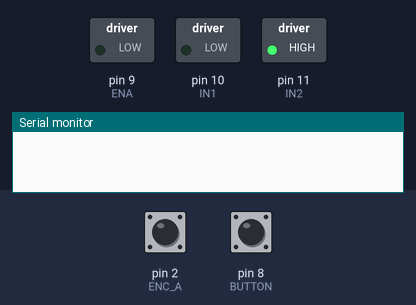
The sketch below on a simulated Arduino Uno, built with avr-gcc and run on an emulated ATmega328P. On the bench: switched loads named in the sketch (green lamp = pin HIGH), the last lines printed to the serial monitor. The test bench sets the inputs (shaded band); at power-on: pin 8 (BUTTON) HIGH, pin 2 (ENC_A) HIGH.

Above: at 1.2 s.
1.3 s: pin 8 (BUTTON) pulled LOW for 0.15 s
At 2.6 s:
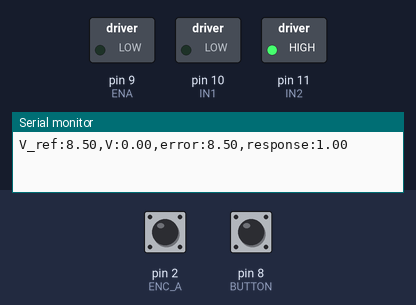
2.9 s: pin 8 (BUTTON) pulled LOW for 3.2 s
At 4.2 s:
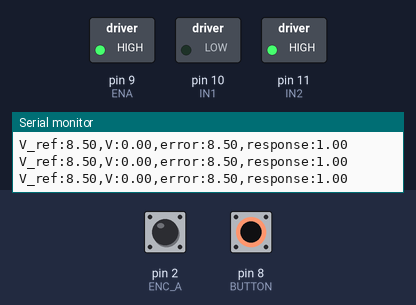
Timing chart, 0 to 7.6 s (numbered marks = the images above; inputs shaded):
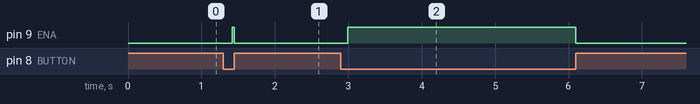

Measured:
- after the input at 1.3 s, pin 9 (ENA): LOW → HIGH after 0.12 s, → LOW 0.03 s later
- after the input at 2.9 s, pin 9 (ENA): LOW → HIGH after 0.09 s, → LOW 3.1 s later

The sketch:

onion_cutter.ino
```cpp
// ME350R Joystick Robot
// Elliott Turner
// Apr, 2023

// pin definitions
#define ENA 9
#define IN1 10
#define IN2 11
#define ENC_A 2
#define ENC_B 3
#define BUTTON 8

// 12 PPR encoder and 1/98 MA -> 1176 PPR
// 1176 * 36/12 = 3528 pulses for complete rotation of *both* outputs
#define PPR 3528
#define OVERSHOOT 0
#define CUT_COUNT 5

#define K_p 50.0
#define K_i 0.0005
#define K_d 0.01
#define V_ref 8.5

float P_error;
float I_error;
float D_error;

unsigned long position; // [encoder pulses]
float velocity; // [encoder pulses per second]
unsigned long last_position;
unsigned long last_time;

void setup() {
    pinMode(ENA, OUTPUT);
    pinMode(IN1, OUTPUT);
    pinMode(IN2, OUTPUT);
    pinMode(ENC_A, INPUT);
    pinMode(ENC_B, INPUT);
    pinMode(BUTTON, INPUT_PULLUP);

    attachInterrupt(digitalPinToInterrupt(ENC_A), encoder_isr, RISING);

    // set motor direction (does not change) and speed to 0
    digitalWrite(IN1, LOW);
    digitalWrite(IN2, HIGH);
    digitalWrite(ENA, LOW);

    position = 0;

    Serial.begin(9600);
}

int counter = 0;
void loop() {
    if (!digitalRead(BUTTON)) {
        if (++counter > 10000) {
          counter = 0;
          // feedback control
          unsigned long current_time = micros();
          float delta_time = (float)current_time - (float)last_time;
          last_time = current_time;
          float delta_position = (float)position - (float)last_position;
          last_position = position;

          velocity = ((delta_position*10000) / delta_time)*0.4 + 0.6*velocity;

          float error = V_ref - velocity;

          D_error = (error - P_error) / delta_time;
          P_error = error;
          I_error += P_error * delta_time;

          if (I_error > 1000000) { I_error = 1000000; }
          if (I_error < -1000000) { I_error = -1000000; }

          int response = P_error * K_p + I_error * K_i + D_error * K_d;
          if (response > 255) { response = 255; }
          if (response < 0) { response = 0; }
          if (position < PPR * CUT_COUNT - OVERSHOOT) { analogWrite(ENA, response); }

          Serial.print("V_ref:");
          Serial.print(V_ref);
          Serial.print(",V:");
          Serial.print(velocity);
          Serial.print(",error:");
          Serial.print(error);
          Serial.print(",response:");
          Serial.println(response/255.0);
        }
    }
    else {
        digitalWrite(ENA, LOW);
        position = 0;
        P_error = 0;
        I_error = 0;
        D_error = 0;
        last_time = micros();
    }


}

void encoder_isr(void)
{
    position++;
    if (position >= PPR * CUT_COUNT - OVERSHOOT) { digitalWrite(ENA, LOW); }
}
```
